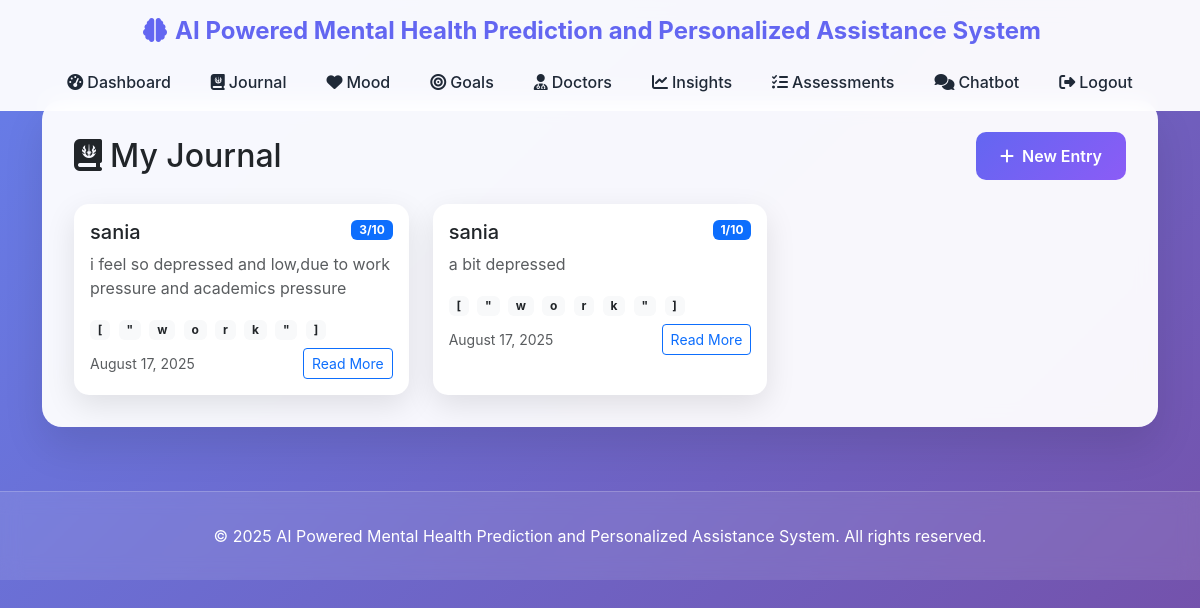
/journal/ (signed in), run on an earlier commit of the app's database.
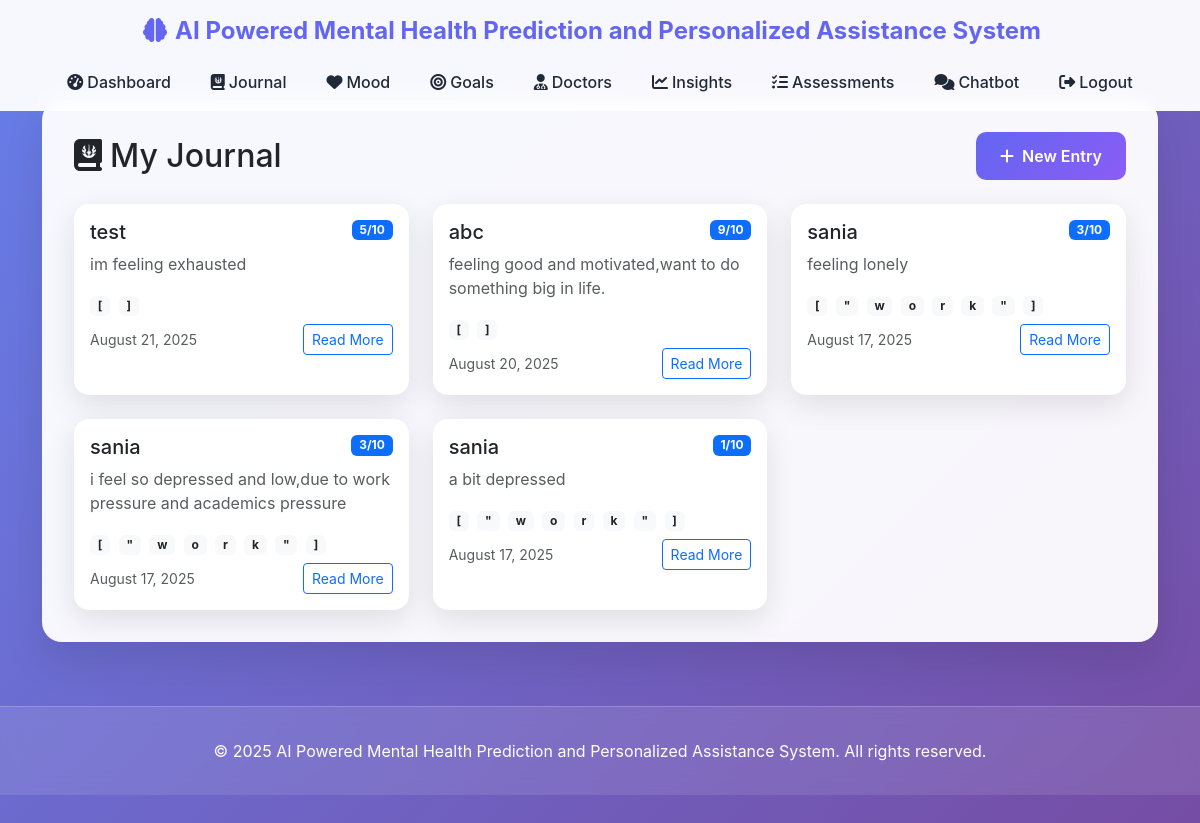
And on a later commit of the database.
### models.py (models this page shows)
class JournalEntry(db.Model):
    __tablename__ = 'journal_entries'
    id = db.Column(db.Integer, primary_key=True)
    user_id = db.Column(db.Integer, db.ForeignKey('users.id'), nullable=False)
    title = db.Column(db.String(200), nullable=False)
    content = db.Column(db.Text, nullable=False)
    mood_score = db.Column(db.Integer)  # 1-10 scale
    tags = db.Column(db.Text)  # Store as JSON string for SQLite
    created_at = db.Column(db.DateTime, default=lambda: datetime.now(timezone.utc))
    updated_at = db.Column(db.DateTime, default=lambda: datetime.now(timezone.utc), onupdate=lambda: datetime.now(timezone.utc))
    sentiment_score = db.Column(db.Float)
    emotion_labels = db.Column(db.Text)  # Store as JSON string for SQLite
    key_topics = db.Column(db.Text)  # Store as JSON string for SQLite
    ai_insights = db.Column(db.Text)

### routes.py (the view)
@journal_bp.route('/')
@login_required
def index():
    entries = JournalEntry.query.filter_by(user_id=current_user.id).order_by(JournalEntry.created_at.desc()).all()
    return render_template('journal/index.html', entries=entries)

### app.py (called while the page is built)
@login_manager.user_loader
def load_user(user_id):
    return User.query.get(int(user_id))

### templates/journal/index.html (shortened to what this page needs)
{% extends "base.html" %}
{% block content %}
<div class="main-content">
    <div class="d-flex justify-content-between align-items-center mb-4">
        <h1 class="h2 text-dark mb-0">
            <i class="fas fa-journal-whills me-2"></i>My Journal
        </h1>
        <a href="{{ url_for('journal.new_entry') }}" class="btn btn-primary">
            <i class="fas fa-plus me-2"></i>New Entry
        </a>
    </div>
    {% if entries %}
        <div class="row g-4">
            {% for entry in entries %}
            <div class="col-md-6 col-lg-4">
                <div class="card h-100">
                    <div class="card-body">
                        <div class="d-flex justify-content-between align-items-start mb-2">
                            <h5 class="card-title mb-0">
                                {{ entry.title or 'Untitled Entry' }}
                            </h5>
                            {% if entry.mood_score %}
                            <span class="badge bg-primary">{{ entry.mood_score }}/10</span>
                            {% endif %}
                        </div>
                        <p class="card-text text-muted">
                            {{ entry.content[:150] }}{% if entry.content|length > 150 %}...{% endif %}
                        </p>
                        {% if entry.tags %}
                        <div class="mb-2">
                            {% for tag in entry.tags %}
                            <span class="badge bg-light text-dark me-1">{{ tag }}</span>
                            {% endfor %}
                        </div>
                        {% endif %}
                        <div class="d-flex justify-content-between align-items-center">
                            <small class="text-muted">
                                {{ entry.created_at.strftime('%B %d, %Y') }}
                            </small>
                            <a href="{{ url_for('journal.view_entry', entry_id=entry.id) }}" class="btn btn-sm btn-outline-primary">
                                Read More
                            </a>
                        </div>
                    </div>
                </div>
            </div>
            {% endfor %}
        </div>
    {% endif %}
</div>
{% endblock %}

What changed in the data, as far as the page shows it:
added JournalEntry: title "test", mood_score "5", content "im feeling exhausted", tags "[" "]", created_at "August 21, 2025"
added JournalEntry: title "abc", mood_score "9", content "feeling good and motivated,want to do something big in life.", tags "[" "]", created_at "August 20, 2025"
added JournalEntry: title "sania", mood_score "3", content "feeling lonely", tags "[" "\"" "w" "o" "r" "k" "\"" "]", created_at "August 17, 2025"
